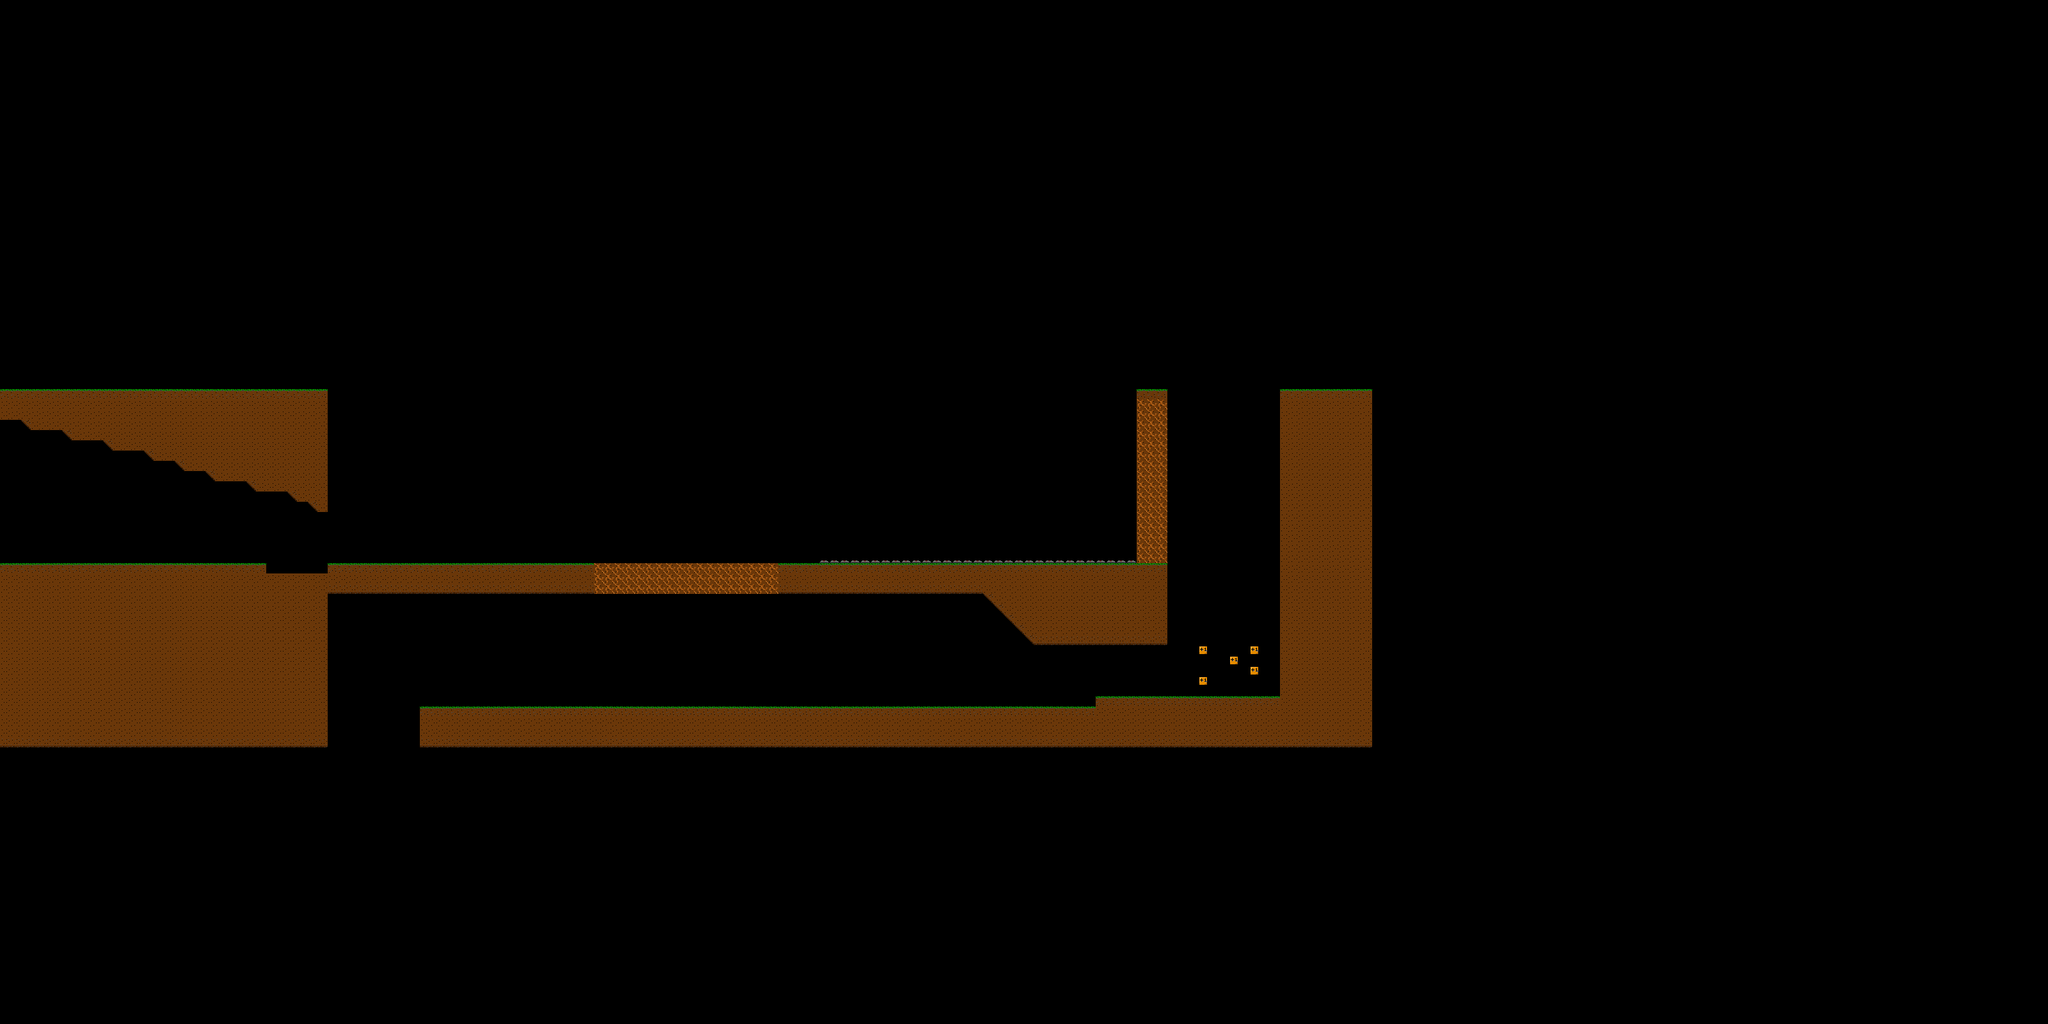

Below is a game level as drawn by its tile map, then a one-line description and the .tmx that defines it (tile-layer data replaced by summaries):
An orthogonal 200x100 tile map with 16x16 px tiles, 2 tile layers (Tiles, Ladders) and 26 objects (10x Bridge, 8x Agent, 3x Text, 2x Button, StartPoint, ...).

<map version="1.0" orientation="orthogonal" width="200" height="100" tilewidth="16" tileheight="16">
 <properties>
  <property name="bg_art" value="background.png" />
  <property name="bg_music" value="music/silly.mp3" />
  <property name="fg_art" value="hill.png" />
 </properties>
 <tileset firstgid="1" source="tiles.tsx" />
 <layer name="Tiles" width="200" height="100">
  <data>[20000 cells, 1885 non-empty, 7 distinct tile ids]</data>
 </layer>
 <layer name="Ladders" width="200" height="100">
  <data>[20000 cells, 0 non-empty, 0 distinct tile ids]</data>
 </layer>
 <objectgroup name="Objects" width="200" height="100">
  <object name="helper text" type="Text" x="349" y="88" width="100" height="70">
   <properties>
    <property name="font_size" value="18" />
    <property name="text" value="Use the arrow keys to move around and jump." />
   </properties>
  </object>
  <object name="start" type="StartPoint" x="240" y="816" width="32" height="64" />
  <object name="mines text" type="Text" x="34" y="242" width="208" height="112">
   <properties>
    <property name="font_size" value="18" />
    <property name="text" value="Watch out for those land mines!" />
   </properties>
  </object>
  <object type="Button" gid="14" x="512" y="880">
   <properties>
    <property name="button_id" value="beginning" />
    <property name="delay" value="999999" />
   </properties>
  </object>
  <object name="bridge" type="Bridge" x="416" y="800" width="96" height="96">
   <properties>
    <property name="button_id" value="beginning" />
    <property name="state" value="down" />
   </properties>
  </object>
  <object name="button helper text" type="Text" x="274" y="214" width="224" height="144">
   <properties>
    <property name="font_size" value="18" />
    <property name="text" value="Hit the button to activate the bridge." />
   </properties>
  </object>
  <object name="sign post" type="Decoration" x="14" y="122" width="80" height="32">
   <properties>
    <property name="img" value="winnar.png" />
   </properties>
  </object>
  <object name="victory" type="Victory" x="14" y="58" width="224" height="96" />
  <object name="monster" type="Agent" x="512" y="432" width="48" height="48">
   <properties>
    <property name="type" value="monster" />
   </properties>
  </object>
  <object name="bridge" type="Bridge" x="512" y="400" width="96" height="96">
   <properties>
    <property name="button_id" value="beginning" />
    <property name="state" value="down" />
   </properties>
  </object>
  <object name="bridge" type="Bridge" x="544" y="304" width="96" height="96">
   <properties>
    <property name="button_id" value="beginning" />
    <property name="state" value="down" />
   </properties>
  </object>
  <object name="monster" type="Agent" x="544" y="336" width="48" height="48">
   <properties>
    <property name="type" value="monster" />
   </properties>
  </object>
  <object name="bridge" type="Bridge" x="608" y="400" width="96" height="96">
   <properties>
    <property name="button_id" value="beginning" />
    <property name="state" value="down" />
   </properties>
  </object>
  <object name="monster" type="Agent" x="608" y="432" width="48" height="48">
   <properties>
    <property name="type" value="monster" />
   </properties>
  </object>
  <object name="bridge" type="Bridge" x="640" y="304" width="96" height="96">
   <properties>
    <property name="button_id" value="beginning" />
    <property name="state" value="down" />
   </properties>
  </object>
  <object name="monster" type="Agent" x="640" y="336" width="48" height="48">
   <properties>
    <property name="type" value="monster" />
   </properties>
  </object>
  <object name="bridge" type="Bridge" x="800" y="400" width="96" height="96">
   <properties>
    <property name="button_id" value="beginning" />
    <property name="state" value="down" />
   </properties>
  </object>
  <object name="bridge" type="Bridge" x="704" y="400" width="96" height="96">
   <properties>
    <property name="button_id" value="beginning" />
    <property name="state" value="down" />
   </properties>
  </object>
  <object name="monster" type="Agent" x="832" y="336" width="48" height="48">
   <properties>
    <property name="type" value="monster" />
   </properties>
  </object>
  <object name="bridge" type="Bridge" x="832" y="304" width="96" height="96">
   <properties>
    <property name="button_id" value="beginning" />
    <property name="state" value="down" />
   </properties>
  </object>
  <object name="bridge" type="Bridge" x="736" y="304" width="96" height="96">
   <properties>
    <property name="button_id" value="beginning" />
    <property name="state" value="down" />
   </properties>
  </object>
  <object name="monster" type="Agent" x="800" y="432" width="48" height="48">
   <properties>
    <property name="type" value="monster" />
   </properties>
  </object>
  <object name="monster" type="Agent" x="704" y="432" width="48" height="48">
   <properties>
    <property name="type" value="monster" />
   </properties>
  </object>
  <object name="monster" type="Agent" x="736" y="336" width="48" height="48">
   <properties>
    <property name="type" value="monster" />
   </properties>
  </object>
  <object name="bridge" type="Bridge" x="1616" y="1008" width="96" height="96">
   <properties>
    <property name="button_id" value="bonus" />
    <property name="state" value="up" />
   </properties>
  </object>
  <object type="Button" gid="14" x="1984" y="1088">
   <properties>
    <property name="button_id" value="bonus" />
   </properties>
  </object>
 </objectgroup>
 <objectgroup name="PlayerLayer" width="200" height="100" />
</map>
